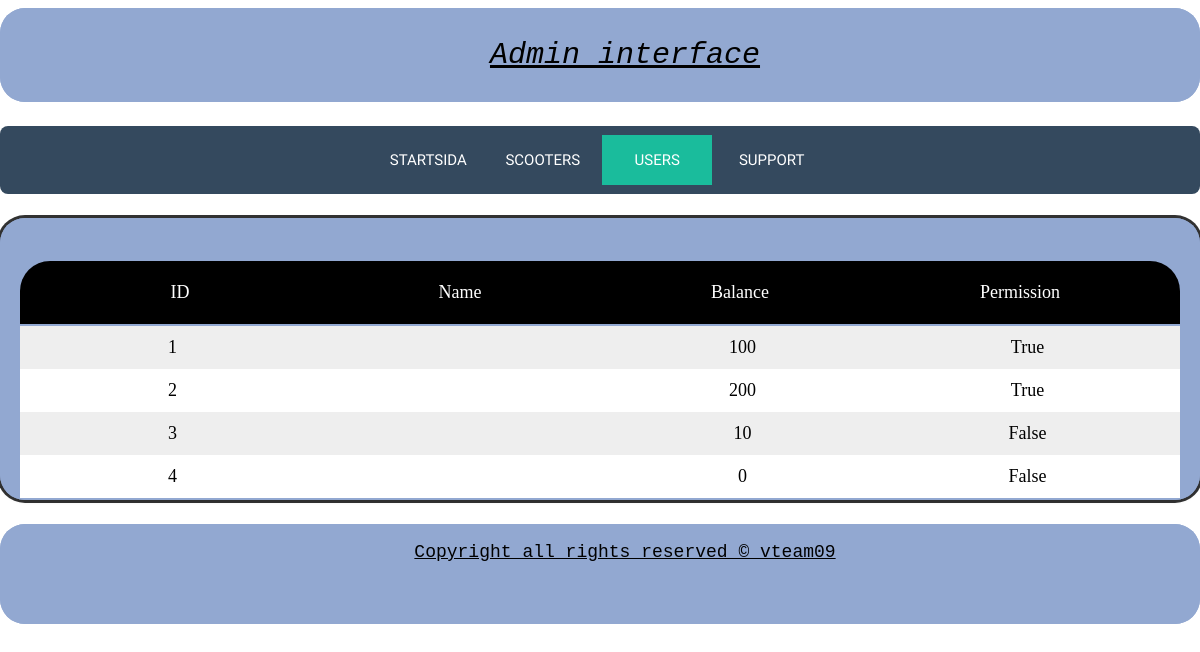
/admin/public/users.php, run on an earlier commit of the app's database.
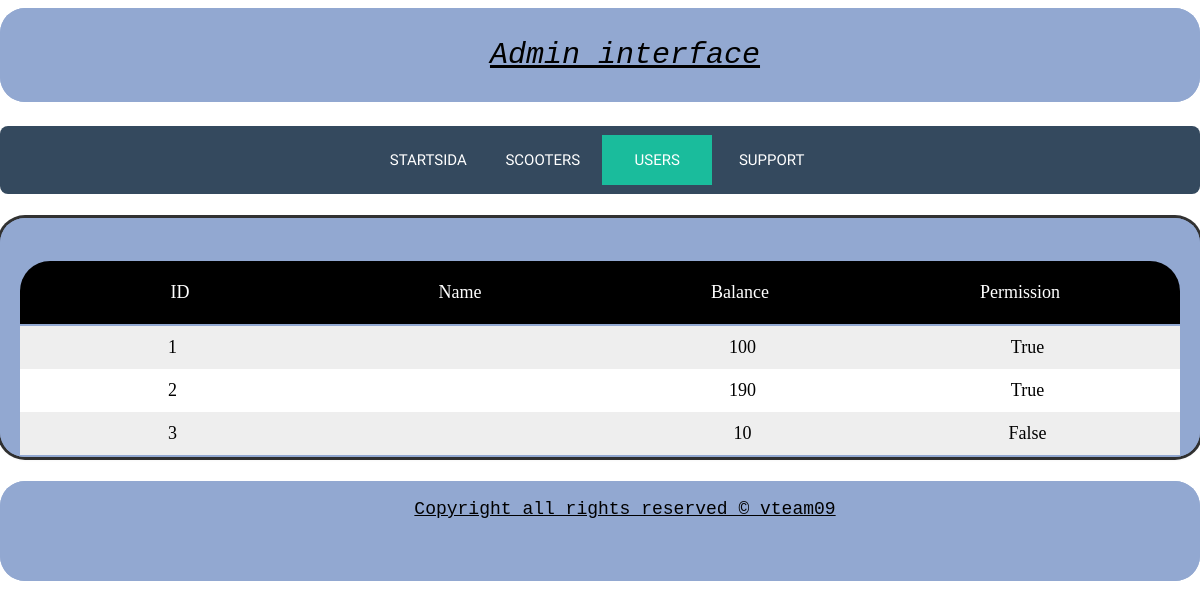
And on a later commit of the database.
### tables this page shows
CREATE TABLE users(
    id INTEGER PRIMARY KEY AUTOINCREMENT,
    username VARCHAR(255) NOT NULL,
    password VARCHAR(255) NOT NULL,
    balance INTEGER NOT NULL,
    permission BOOLEAN NOT NULL,
    active BOOLEAN NOT NULL,
    joined VARCHAR(255) NOT NULL
);

### admin/src/functions.php (called while the page is built, shortened)
<?php
function findTemplateFile(string $tpl): string
{
    $viewPath = __DIR__ . "/../view";
    $files = [
        $tpl,
        "$viewPath/$tpl",
        "$viewPath/$tpl.php",
    ];
    foreach ($files as $file) {
        if (is_readable($file)) {
            return $file;
        }
    }
    throw new Exception(
        "The template file '$tpl' does not exists or is not readable in"
        . " any way I know of. I even tried the paths '$viewPath/$tpl' and"
        . " '$viewPath/$tpl.php'."
    );
}
function render(string $tpl, array $data = []): void
{
    $file = findTemplateFile($tpl);
    extract($data);
    require $file;
}

### admin/public/users.php (the view, shortened to what this page needs)
<?php
$dsn = "sqlite:../db/vteam.sqlite";
$db = connectToDatabase($dsn);
$sql = <<<EOD
SELECT *
FROM users
ORDER BY id ASC;
EOD;
$stmt = $db->prepare($sql);
$args = [];
$stmt->execute($args);
$res = $stmt->fetchAll();
$data["title"] = "Costumer database";
$data["main"] = <<<EOD
<table class="tasklist" id="tasklist">
    <thead>
        <tr>
            <td onclick="sortTable(0)"> ID </td>
            <td onclick="sortTable(1)"> Name </td>
            <td onclick="sortTable(2)"> Balance </td>
            <td onclick="sortTable(3)"> Permission </td>
        </tr>
    </thead>
    <tbody>
EOD;
foreach ($res as $row) :
    if ($row['permission'] == "0"){
        $row['permission'] = "False";
    }else{
        $row['permission'] = "True";
    };
    $data["main"] .= <<<EOD
        <tr>
            <td> {$row["id"]} </td>
            <td> {$row["name"]} </td>
            <td> {$row["balance"]} </td>
            <td> {$row["permission"]} </td>
        </tr>
    EOD;
endforeach;
$data["main"] .= <<<EOD
</tbody>
</table>
EOD;
$data["tasklist"] = " ";
render("../view/layout/base.php", $data);

### admin/view/layout/base.php (shortened to what this page needs)
<!doctype html>
<html lang="en">
<head>
    <?php if ($aside ?? null) : ?>
        <link rel="stylesheet" href="css/style.css">
    <?php else : ?>
        <link rel="stylesheet" href="css/style-noAside.css">
    <?php endif ?>
    <?php if ($lib_cal ?? null):  ?>
        <script src="fullcalendar/lib/jquery.min.js"></script>
        <script src="fullcalendar/lib/moment.min.js"></script>
        <script src="fullcalendar/fullcalendar.min.js"></script>
        <link rel="stylesheet" href="fullcalendar/fullcalendar.min.css" />
        <script src="js/cal.js"></script>
    <?php elseif ($tasklist ?? null): ?>
        <link rel="stylesheet" href="css/tasklist.css">
    <?php endif ?>
</head>
<body>
<div class="row">
    <header class="siteheader">
        <p> Admin interface</p>
    </header>
</div>
<div class="navbar navigation">
    <?php require __DIR__ . "/../navbar.php" ?>
</div>
<div class="row row-main">
    <main class="main">
        <?php if ($main ?? null) : ?>
            <?= $main ?? null ?>
        <?php else : ?>
            <h1>Page</h1>
            <p>This is default text for the page.</p>
        <?php endif; ?>
    </main>
</div>
<div class="row">
    <footer class="sitefooter">
        <p> Copyright all rights reserved &copy; vteam09 </p>
    </footer>
</div>
</body>
</html>

### admin/view/navbar.php
<?php
$items = [
    'Startsida'     => 'index.php',
    "Scooters"      => "scooters.php",
    'Users'         => 'users.php',
    'Support'       => 'support.php'
];
$curPage = basename($_SERVER["REQUEST_URI"]);
?><nav>
<?php foreach ($items as $key => $val) :
    $selected = ($curPage === $val) ? "selected" : null;
    ?>
    <a class="<?= $selected ?>" href="<?= $val ?>"><?= $key ?></a>
<?php endforeach; ?>
</nav>

### admin/public/css/tasklist.css (style rules this page uses)
table { width:100%; border-radius: 15px 15px 0 0; }
thead { border-radius: 30px 30px 0 0; display:flex; width:100%; background:#000; padding: 10px; margin-top: 20px; color: white; cursor: pointer; }
tr { display:flex; width:100%; padding: 10px; }
tbody tr:nth-of-type(odd) { background-color: #EEEEEE; }
tbody tr:nth-of-type(even) { background-color: white; }
td { flex: 1 1 20%; text-align:center; }

### admin/public/css/base-noAside.css (style rules this page uses)
html { box-sizing: border-box; background: url(../img/grid-square-20.png) repeat; }
*, *::before, *::after { box-sizing: inherit; }
body { overflow-y: scroll; font-size: 18px; margin: 8px auto; max-width: 1200px; font-family: Georgia, serif; word-wrap: break-word; overflow-wrap: break-word; }
.row { display: flex; gap: 24px; background-color: RGB(146, 168, 209); margin-bottom: 24px; border-radius: 25px; }
.row-main { box-shadow: rgba(0, 0, 0, 0.16) 0px 1px 4px, rgb(51, 51, 51) 0px 0px 0px 3px; border-radius: 25px; }
.siteheader { color: black; text-align: center; padding-left: 50px; font-family: monospace; font-style: italic; text-decoration: underline black; background-color: RGB(146, 168, 209); min-height: 60px; min-width: 100%; font-size: 30px; border-radius: 25px; }
.navbar { text-align: center; background-color: #34495e; margin-bottom: 24px; padding: 0.5em; font-family: 'Yellowtail', cursive; border-radius: 8px; }
.navbar a { display: inline-block; line-height: 50px; font-size: 15px; z-index: 1; text-decoration: none; text-transform: uppercase; text-align: center; color: white; cursor: pointer; width: 110px; }
.navbar a.selected { background-color:#1abc9c; }
.main { background-color: #92A8D1; width: 100%; min-height: 10em; padding: 0 1em; border-radius: 25px; }
.sitefooter { padding-left: 50px; font-family: monospace; text-decoration: underline black; text-align: center; background-color: RGB(146, 168, 209); min-height: 100px; min-width: 100%; border-radius: 25px; }

What changed in the data, as far as the page shows it:
removed users: id "4", balance "0"
changed users id 2: balance "200" → "190"
Also different on the page:
$row["permission"]: "True True False False" → "True True False"
